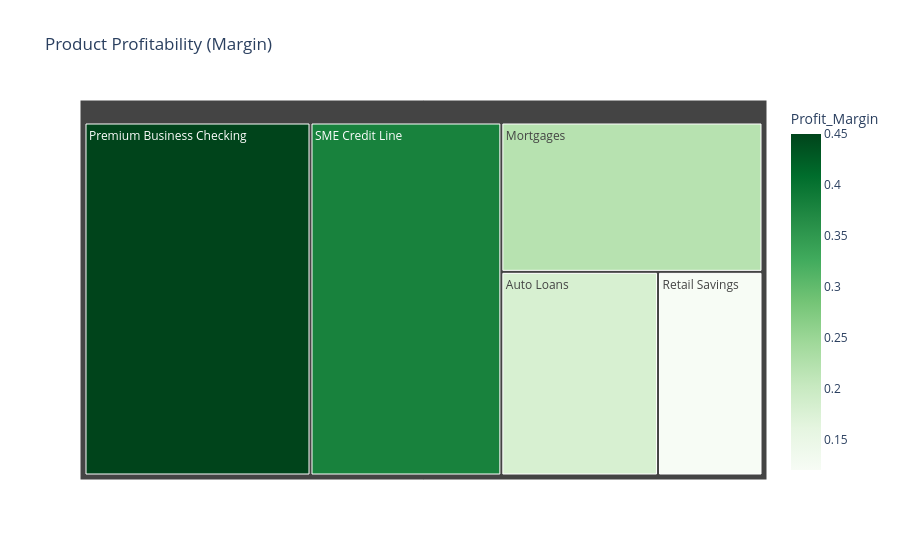

Notebook code cell kept with this figure:
### Markdown cell above
## 2. Most Profitable Products

**Business Observation:** A small subset of our product portfolio drives the majority of the profit margins.  
**Evidence:** Product profitability analysis indicates that 'Premium Business Checking' and 'SME Credit Lines' yield the highest net margins.  
**Impact:** Underperforming products are dragging down overall profitability metrics.  
**Recommended Action:** Conduct a strategic review of the bottom 20% of products by profitability; consider restructuring or sunsetting these offerings.

### Code cell
# Simulate product profitability data
products = ['Premium Business Checking', 'SME Credit Line', 'Retail Savings', 'Auto Loans', 'Mortgages']
profit_margin = [0.45, 0.38, 0.12, 0.18, 0.22]
product_data = pd.DataFrame({'Product': products, 'Profit_Margin': profit_margin})

fig_products = px.treemap(
    product_data, path=['Product'], values='Profit_Margin',
    title='Product Profitability (Margin)',
    color='Profit_Margin', color_continuous_scale='Greens'
)
fig_products.write_html('../../../visualizations/executive_product_profitability.html')
fig_products.show()

### Figure 1 — Plotly figure (JSON) as saved in the notebook; plotly's stock layout.template omitted (floating-point values rounded to 4 significant figures)
{"data": [{"branchvalues": "total", "customdata": [[0.45], [0.38], [0.12], [0.18], [0.22]], "domain": {"x": [0.0, 1.0], "y": [0.0, 1.0]}, "hovertemplate": "labels=%{label}<br>Profit_Margin_sum=%{value}<br>parent=%{parent}<br>id=%{id}<br>Profit_Margin=%{color}<extra></extra>", "ids": ["Premium Business Checking", "SME Credit Line", "Retail Savings", "Auto Loans", "Mortgages"], "labels": ["Premium Business Checking", "SME Credit Line", "Retail Savings", "Auto Loans", "Mortgages"], "marker": {"coloraxis": "coloraxis", "colors": [0.45, 0.38, 0.12, 0.18, 0.22]}, "name": "", "parents": ["", "", "", "", ""], "type": "treemap", "values": [0.45, 0.38, 0.12, 0.18, 0.22]}], "layout": {"coloraxis": {"autocolorscale": false, "colorbar": {"title": {"text": "Profit_Margin"}}, "colorscale": [[0.0, "rgb(247,252,245)"], [0.125, "rgb(229,245,224)"], [0.25, "rgb(199,233,192)"], [0.375, "rgb(161,217,155)"], [0.5, "rgb(116,196,118)"], [0.625, "rgb(65,171,93)"], [0.75, "rgb(35,139,69)"], [0.875, "rgb(0,109,44)"], [1.0, "rgb(0,68,27)"]]}, "legend": {"tracegroupgap": 0}, "title": {"text": "Product Profitability (Margin)"}}}
